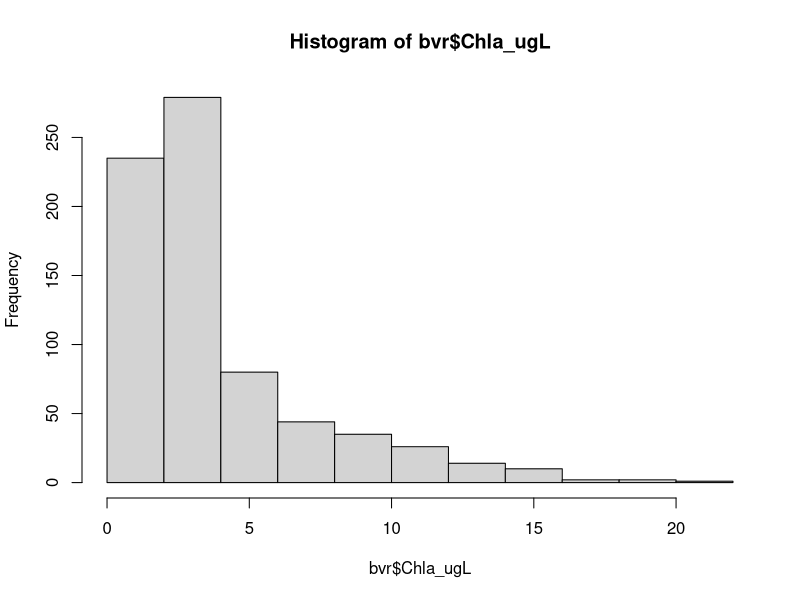
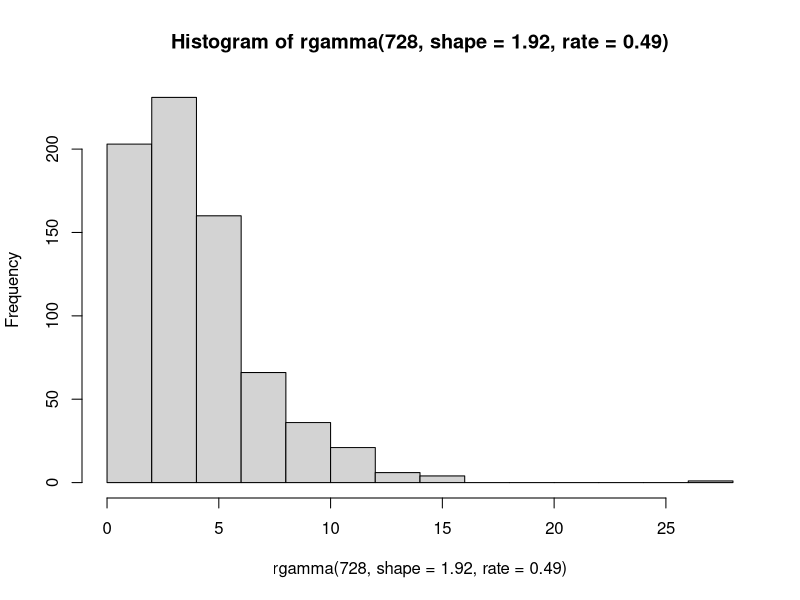
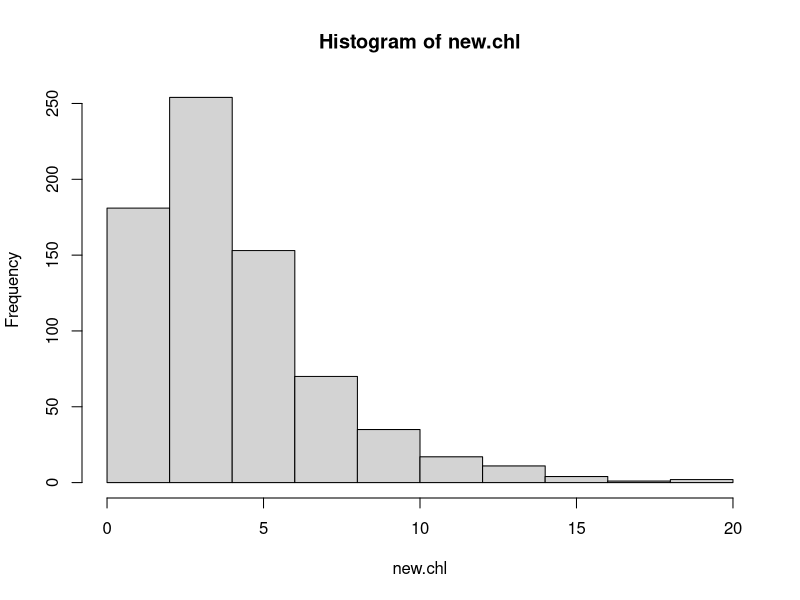

R code for these plots, in order:
library(tidyverse)
library(MASS)

bvr <- read.csv("./BVR_CTD.csv")
hist(bvr$Chla_ugL)
# gamma 
chl <- na.omit(bvr$Chla_ugL)

nb.fit = fitdistr(chl,densfun = "gamma" )
nb.fit # shape = 1.92, rate = 0.49

length(chl)
# 728

hist(rgamma(728,shape = 1.92, rate = 0.49))

new.chl <- rgamma(728,shape = 1.92, rate = 0.49)
hist(new.chl)

# now as a question with the made-up distribution and use the functions to answer
#what is the 90th percentile value of chl?
qgamma(p = 0.9,shape = 1.92, rate = 0.49)
# chl value of 7.69 is in the 90th percentile

#what is the probability of getting a chl value of 25 or higher?
pgamma(q=25, shape = 1.92, rate = 0.49, lower.tail = FALSE)
# probability of 5.321349e-05 that chl will be 25 ug/L or higher
